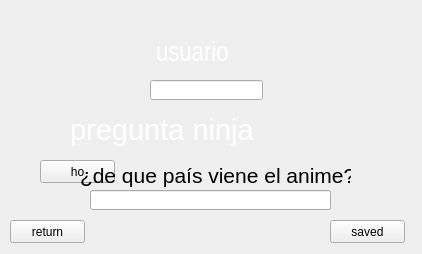
<?xml version="1.0" encoding="UTF-8"?>
<ui version="4.0">
 <class>menu1</class>
 <widget class="QWidget" name="menu1">
  <property name="geometry">
   <rect>
    <x>0</x>
    <y>0</y>
    <width>422</width>
    <height>254</height>
   </rect>
  </property>
  <property name="windowTitle">
   <string>Form</string>
  </property>
  <widget class="QPushButton" name="pushButton">
   <property name="geometry">
    <rect>
     <x>40</x>
     <y>160</y>
     <width>75</width>
     <height>23</height>
    </rect>
   </property>
   <property name="text">
    <string>ho</string>
   </property>
  </widget>
  <widget class="QLabel" name="label">
   <property name="geometry">
    <rect>
     <x>-10</x>
     <y>-20</y>
     <width>431</width>
     <height>271</height>
    </rect>
   </property>
   <property name="text">
    <string/>
   </property>
   <property name="pixmap">
    <pixmap resource="juegokawai.qrc">:/img5.jpg</pixmap>
   </property>
   <property name="scaledContents">
    <bool>true</bool>
   </property>
  </widget>
  <widget class="QLineEdit" name="usuario">
   <property name="geometry">
    <rect>
     <x>150</x>
     <y>80</y>
     <width>113</width>
     <height>20</height>
    </rect>
   </property>
   <property name="text">
    <string/>
   </property>
  </widget>
  <widget class="QLabel" name="label_2">
   <property name="geometry">
    <rect>
     <x>156</x>
     <y>40</y>
     <width>111</width>
     <height>31</height>
    </rect>
   </property>
   <property name="font">
    <font>
     <family>Arial Narrow</family>
     <pointsize>20</pointsize>
     <weight>50</weight>
     <bold>false</bold>
    </font>
   </property>
   <property name="text">
    <string>&lt;html&gt;&lt;head/&gt;&lt;body&gt;&lt;p&gt;&lt;span style=&quot; color:#ffffff;&quot;&gt;usuario&lt;/span&gt;&lt;/p&gt;&lt;/body&gt;&lt;/html&gt;</string>
   </property>
  </widget>
  <widget class="QLabel" name="label_3">
   <property name="geometry">
    <rect>
     <x>70</x>
     <y>110</y>
     <width>231</width>
     <height>41</height>
    </rect>
   </property>
   <property name="font">
    <font>
     <pointsize>22</pointsize>
    </font>
   </property>
   <property name="text">
    <string>&lt;html&gt;&lt;head/&gt;&lt;body&gt;&lt;p&gt;&lt;span style=&quot; color:#ffffff;&quot;&gt;pregunta ninja&lt;/span&gt;&lt;/p&gt;&lt;/body&gt;&lt;/html&gt;</string>
   </property>
  </widget>
  <widget class="QLabel" name="pregunta_2">
   <property name="geometry">
    <rect>
     <x>80</x>
     <y>160</y>
     <width>271</width>
     <height>31</height>
    </rect>
   </property>
   <property name="font">
    <font>
     <pointsize>16</pointsize>
    </font>
   </property>
   <property name="text">
    <string>&lt;html&gt;&lt;head/&gt;&lt;body&gt;&lt;p&gt;¿de que país viene el anime?&lt;/p&gt;&lt;/body&gt;&lt;/html&gt;</string>
   </property>
  </widget>
  <widget class="QLineEdit" name="respuesta">
   <property name="geometry">
    <rect>
     <x>90</x>
     <y>190</y>
     <width>241</width>
     <height>20</height>
    </rect>
   </property>
  </widget>
  <widget class="QPushButton" name="saved">
   <property name="geometry">
    <rect>
     <x>330</x>
     <y>220</y>
     <width>75</width>
     <height>23</height>
    </rect>
   </property>
   <property name="text">
    <string>saved</string>
   </property>
  </widget>
  <widget class="QPushButton" name="return_2">
   <property name="geometry">
    <rect>
     <x>10</x>
     <y>220</y>
     <width>75</width>
     <height>23</height>
    </rect>
   </property>
   <property name="text">
    <string>return</string>
   </property>
  </widget>
 </widget>
 <resources>
  <include location="juegokawai.qrc"/>
 </resources>
 <connections/>
</ui>
